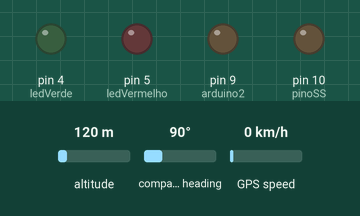
Recording of a sketch running on a simulated Arduino Uno, built with avr-gcc and run on an emulated ATmega328P. Shown: output pins drawn as LEDs (lit = HIGH). The inputs (shaded band) are chosen by the test bench; at power-on: altitude 120 m, compass heading 90°, GPS speed 0 km/h. Storage starts empty; the GPS gets a fix after 3 s at 37.7749, -122.4194 with 8 satellites; what the sketch prints to the serial monitor is not drawn.

Above: at 0.1 s.
At 3.2 s:
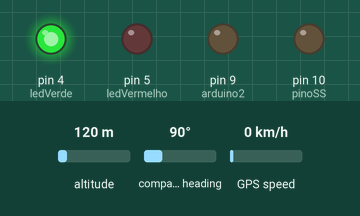
Timing chart, 0 to 4.7 s (numbered marks = the images above):
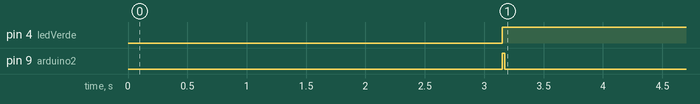

The sketch:

AVES_gps_cartaoMicroSD.ino
```cpp
#include <SoftwareSerial.h>
#include <TinyGPS.h>

SoftwareSerial serial1(2, 3); // RX, TX
TinyGPS gps1;

//--------------------------------------------------------------
//Cartao micro SD
#include <SD.h>
#include <SPI.h>

File myFile;
int pinoSS = 10; // Pin 53 para Mega / Pin 10 para UNO

//---------------------------------------------------------------

#define ledVerde 4
#define ledVermelho 5
#define arduino2 9

void setup() {
   serial1.begin(9600);
   Serial.begin(9600);

   pinMode(ledVerde, OUTPUT);
   pinMode(ledVermelho, OUTPUT);
   pinMode(arduino2, OUTPUT);

   digitalWrite(ledVerde, LOW);
   digitalWrite(ledVermelho, LOW);
   digitalWrite(arduino2, LOW);

   Serial.println("Buscando pelo sinal dos satelites...");
   Serial.println();
   Serial.println();

   //--------------------------------------------------------------------
   //cartao micro SD

    pinMode(pinoSS, OUTPUT); // Declara pinoSS como saída

    if (SD.begin()) { // Inicializa o SD Card
    Serial.println("SD Card pronto para uso."); // Imprime na tela
    }

    else {
    Serial.println("Falha na inicialização do SD Card.");
    digitalWrite(ledVermelho, HIGH);
    while(1);
    }

    myFile = SD.open("AVES1.csv", FILE_WRITE); // Cria / Abre arquivo .csv

    if (myFile) { // Se o Arquivo abrir imprime:

       Serial.print(F("Latitude;"));
       Serial.print(F("Longitude;"));
       Serial.print(F("Idade da Informacao (ms);"));
       Serial.print(F("Data (GMT);"));
       Serial.print(F("Horario (GMT);"));
       Serial.print(F("Velocidade (km/h);"));
       Serial.println(F("Sentido (grau)"));

       myFile.print("Latitude;");
       myFile.print("Longitude;");
       myFile.print("Idade da Informacao (ms);");
       myFile.print("Data (GMT);");
       myFile.print("Horario (GMT);");
       myFile.print("Velocidade (km/h);");
       myFile.println("Sentido (grau)");

       myFile.close(); // Fecha o Arquivo após escrever

    }

    else {     // Se o Arquivo não abrir
    Serial.println("Erro ao Abrir Arquivo .csv"); // Imprime na tela
    digitalWrite(ledVermelho, HIGH);
    }


    //--------------------------------------------------------------------

}

int i = 0;

void loop() {

  bool recebido = false;

  while (serial1.available()) {
     char cIn = serial1.read();
     recebido = (gps1.encode(cIn) || recebido);  //Verifica até receber o primeiro sinal dos satelites
  }


  if ( (recebido) ) {  //Mostra apenas após receber o primeiro sinal

    while (i == 0){
      digitalWrite(ledVerde, HIGH);
      digitalWrite(ledVermelho, LOW);
      digitalWrite(arduino2, HIGH);
      i++;
    }


    myFile = SD.open("AVES1.csv", FILE_WRITE); // Cria / Abre arquivo .csv

    digitalWrite(ledVermelho, LOW);
    digitalWrite(ledVerde, HIGH);

     //Latitude e Longitude
     //long latitude, longitude;
     float latitude, longitude; //As variaveis podem ser float, para não precisar fazer nenhum cálculo

     unsigned long idadeInfo;
     gps1.f_get_position(&latitude, &longitude, &idadeInfo);   //O método f_get_position é mais indicado para retornar as coordenadas em variáveis float, para não precisar fazer nenhum cálculo


     if (latitude != TinyGPS::GPS_INVALID_F_ANGLE) {
        myFile.print(latitude, 6);  //Mostra a latitude com a precisão de 6 dígitos decimais
        myFile.print(";");
     }

     if (longitude != TinyGPS::GPS_INVALID_F_ANGLE) {
        myFile.print(longitude, 6);  //Mostra a longitude com a precisão de 6 dígitos decimais
        myFile.print(";");
     }

     if (idadeInfo != TinyGPS::GPS_INVALID_AGE) {
        myFile.print(idadeInfo);
        myFile.print(";");
     }


     //Dia e Hora
     int ano;
     byte mes, dia, hora, minuto, segundo, centesimo;
     gps1.crack_datetime(&ano, &mes, &dia, &hora, &minuto, &segundo, &centesimo, &idadeInfo);

     myFile.print("'");
     myFile.print(dia);
     myFile.print("/");
     myFile.print(mes);
     myFile.print("/");
     myFile.print(ano);
     myFile.print("'");
     myFile.print(";");


     myFile.print("'");
     myFile.print(hora);
     myFile.print(":");
     myFile.print(minuto);
     myFile.print(":");
     myFile.print(segundo);
     myFile.print(":");
     myFile.print(centesimo);
     myFile.print("'");
     myFile.print(";");


     //altitude
     float altitudeGPS;
     altitudeGPS = gps1.f_altitude();

     if ((altitudeGPS != TinyGPS::GPS_INVALID_ALTITUDE) && (altitudeGPS != 1000000)) {
        myFile.print("Altitude (cm): ");
        myFile.println(altitudeGPS);
        myFile.print(";");
     }


     //velocidade
     float velocidade;
     //velocidade = gps1.speed();        //nós
     velocidade = gps1.f_speed_kmph();   //km/h
     //velocidade = gps1.f_speed_mph();  //milha/h
     //velocidade = gps1.f_speed_mps();  //milha/segundo


     myFile.print(velocidade, 2);  //Conversão de Nós para Km/h
     myFile.print(";");


     //sentito (em centesima de graus)
     unsigned long sentido;
     sentido = gps1.course();

     myFile.println(float(sentido) / 100, 2);

     myFile.close(); // Fecha o Arquivo após escrever

     digitalWrite(arduino2, LOW);

  }
}
```

Measured:
- by itself, pin 4 (ledVerde): LOW → HIGH at 3.2 s
- by itself, pin 9 (arduino2): LOW → HIGH at 3.2 s, → LOW 0.02 s later
